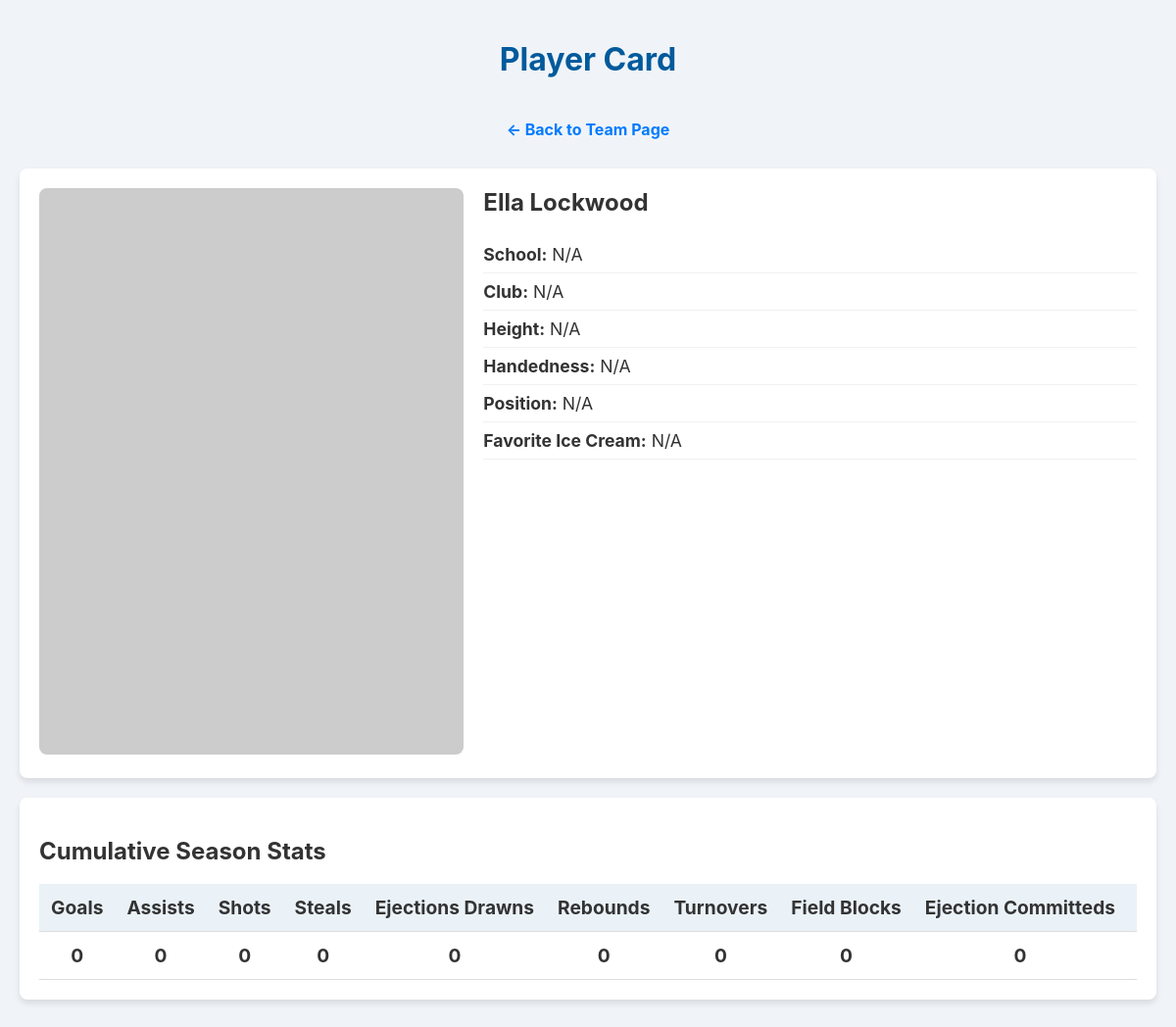
/team/SC_10U_coed/player/Ella Lockwood, run on the app's committed database.
### app.py (models this page shows)
class Player(db.Model):
    id = db.Column(db.Integer, primary_key=True)
    name = db.Column(db.String(100), nullable=False)
    team_id = db.Column(db.String(100), db.ForeignKey('team.id'), nullable=False)
    cap_number = db.Column(db.Integer)
    picture = db.Column(db.String(255))
    school = db.Column(db.String(100))
    club = db.Column(db.String(100))
    height = db.Column(db.String(20))
    handedness = db.Column(db.String(20))
    position = db.Column(db.String(50))
    favorite_ice_cream = db.Column(db.String(100))

### app.py (the view)
@app.route('/team/<team_id>/player/<player_name>')
def player_detail(team_id, player_name):
    player = Player.query.filter_by(team_id=team_id, name=player_name).first_or_404()
    roster = Player.query.filter_by(team_id=team_id).all()
    season_stats = calculate_season_stats_from_db(team_id, roster)
    player_stats = season_stats.get(player_name, {cat: 0 for cat in STAT_CATEGORIES})
    return render_template('player.html', team_id=team_id, player=player, stats=player_stats, stat_categories=STAT_CATEGORIES)

### app.py (called while the page is built, shortened)
def calculate_season_stats_from_db(team_id, roster):
    player_names = [player.name for player in roster]
    season_stats = {name: {cat: 0 for cat in STAT_CATEGORIES} for name in player_names}
    games = Game.query.filter_by(team_id=team_id).all()
    return season_stats

@app.context_processor
def inject_version():
    return dict(version=time.time())

### templates/player.html (shortened to what this page needs)
<!DOCTYPE html>
<html lang="en">
<head>
    <link rel="stylesheet" href="{{ url_for('static', filename='style.css') }}?v={{ version }}">
</head>
<body>
    <header>
        <h1>Player Card</h1>
        <a href="{{ url_for('index', team_id=team_id) }}" class="back-link">&larr; Back to Team Page</a>
    </header>
    <main class="container">
        <div class="card player-card">
            <div class="player-card-photo">
                <img src="{{ player.picture or 'https://placehold.co/300x400/E2E8F0/4A5568?text=No+Photo' }}" alt="Photo of {{ player.name }}" onerror="this.onerror=null;this.src='https://placehold.co/300x400/E2E8F0/4A5568?text=Image+Not+Found';">
            </div>
            <div class="player-card-info">
                <h2>{{ player.name }}</h2>
                <ul>
                    <li><strong>School:</strong> {{ player.school or 'N/A' }}</li>
                    <li><strong>Club:</strong> {{ player.club or 'N/A' }}</li>
                    <li><strong>Height:</strong> {{ player.height or 'N/A' }}</li>
                    <li><strong>Handedness:</strong> {{ player.handedness or 'N/A' }}</li>
                    <li><strong>Position:</strong> {{ player.position or 'N/A' }}</li>
                    <li><strong>Favorite Ice Cream:</strong> {{ player.favorite_ice_cream or 'N/A' }}</li>
                </ul>
            </div>
        </div>
        <div class="card">
            <h2>Cumulative Season Stats</h2>
            <div class="table-container">
                <table class="player-stats-table">
                    <thead>
                        <tr>
                            {% for category in stat_categories %}
                                <th>{{ category.replace('_', ' ').title() }}s</th>
                            {% endfor %}
                        </tr>
                    </thead>
                    <tbody>
                        <tr>
                            {% for category in stat_categories %}
                                <td>{{ stats.get(category, 0) }}</td>
                            {% endfor %}
                        </tr>
                    </tbody>
                </table>
            </div>
        </div>
    </main>
</body>
</html>

### static/style.css (style rules this page uses)
body { font-family: -apple-system, BlinkMacSystemFont, "Segoe UI", Roboto, Helvetica, Arial, sans-serif; background-color: #f0f4f8; color: #333; margin: 0; padding: 20px; }
.container { max-width: 1200px; margin: 0 auto; }
header { text-align: center; margin-bottom: 30px; color: #005a9c; width: 100%; }
.card { background-color: #fff; border-radius: 8px; box-shadow: 0 4px 6px rgba(0,0,0,0.1); padding: 20px; margin-bottom: 20px; }
.table-container { width: 100%; overflow-x: auto; }
table { width: 100%; border-collapse: collapse; }
th, td { text-align: left; padding: 12px; border-bottom: 1px solid #ddd; white-space: nowrap; }
th { background-color: #eaf2f8; }
.back-link { display: inline-block; margin-top: 20px; font-size: 16px; text-decoration: none; font-weight: bold; color: #007bff; }
.player-card { display: flex; flex-wrap: wrap; gap: 20px; }
.player-card-photo { flex-basis: 250px; flex-grow: 1; }
.player-card-photo img { width: 100%; height: auto; border-radius: 8px; object-fit: cover; }
.player-card-info { flex-basis: 300px; flex-grow: 2; }
.player-card-info h2 { margin-top: 0; }
.player-card-info ul { list-style-type: none; padding: 0; }
.player-card-info li { font-size: 1.1em; padding: 8px 0; border-bottom: 1px solid #f0f0f0; }
.player-stats-table th, .player-stats-table td { text-align: center; font-size: 1.2em; font-weight: bold; }

### data on the page
Player: name "Ella Lockwood", school "N/A", club "N/A", height "N/A", handedness "N/A", position "N/A", favorite_ice_cream "N/A"

### other printed values
{{ category.replace('_', ' ').title() }} "Goal" "Assist" "Shot" "Steal" "Ejections Drawn" "Rebound" "Turnover" "Field Block" "Ejection Committed"
{{ stats.get(category, 0) }} "0" "0" "0" "0" "0" "0" "0" "0" "0"
